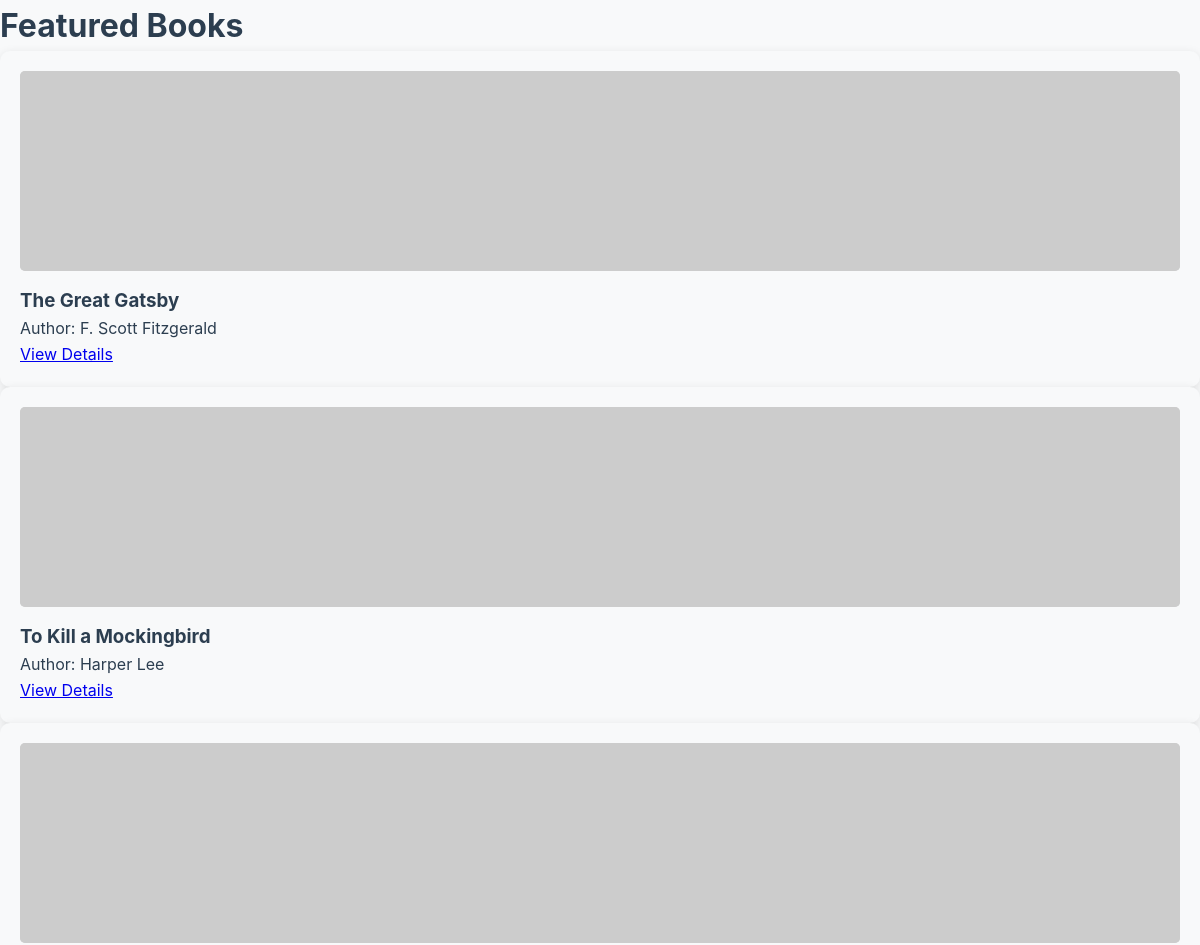
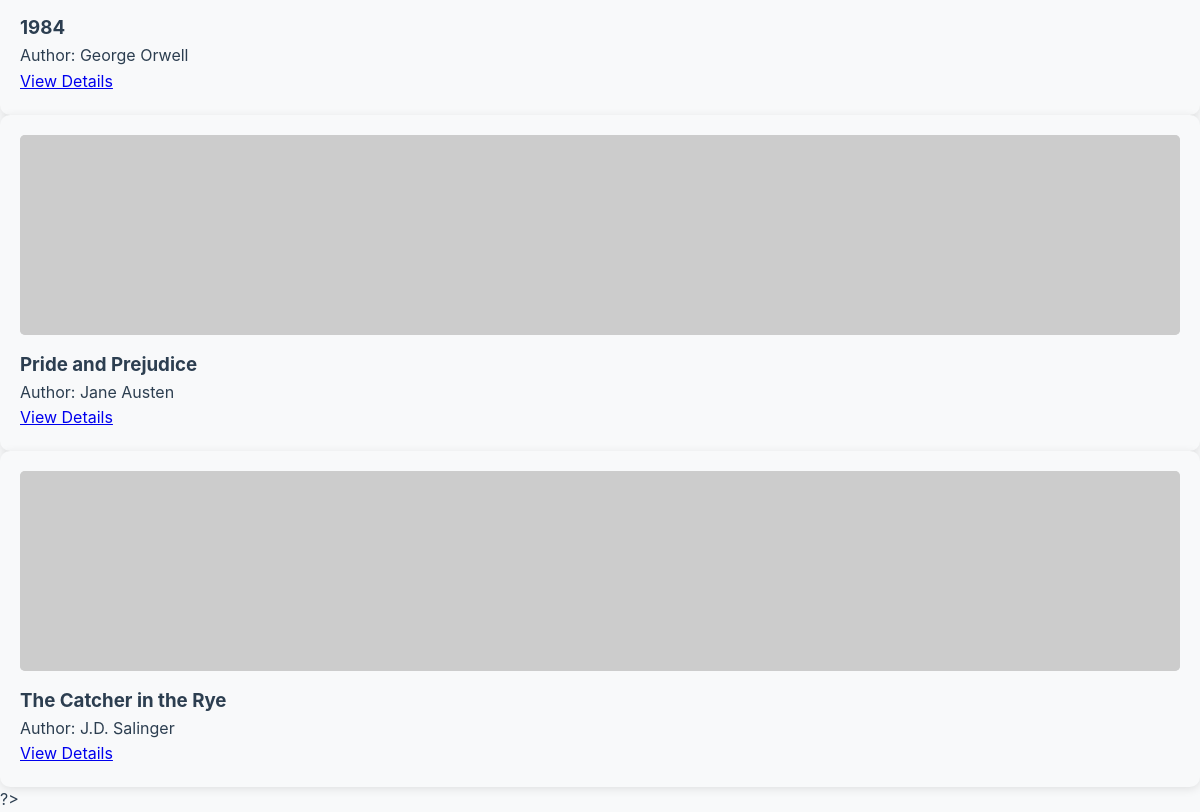
The page / on the database its author committed (2 pictures, top to bottom).
### tables this page shows
CREATE TABLE IF NOT EXISTS books (
    id INT(11) AUTO_INCREMENT PRIMARY KEY,
    title VARCHAR(255) NOT NULL,
    author VARCHAR(255) NOT NULL,
    price DECIMAL(10,2) NOT NULL,
    description TEXT,
    image_url VARCHAR(255),
    created_at TIMESTAMP DEFAULT CURRENT_TIMESTAMP
);

### index.php (the view, shortened to what this page needs)
<!DOCTYPE html>
<html lang="en">
<head>
    <link rel="stylesheet" href="css/styles.css">
</head>
<body>
    <header>
        <h1>Featured Books</h1>
    </header>
    <main>
        <div class="book-container">
            <?php
            include 'assets/db.php';
            $sql = "SELECT * FROM books";
            $result = $conn->query($sql);
            if ($result->num_rows > 0) {
                while($row = $result->fetch_assoc()) {
                    echo '<div class="book-card">';
                    echo '<img src="' . $row["image_url"] . '" alt="' . $row["title"] . '" class="book-image">';
                    echo '<h3>' . $row["title"] . '</h3>';
                    echo '<p>Author: ' . $row["author"] . '</p>';
                    echo '<a href="#" class="button">View Details</a>';
                    echo '</div>';
                }
            } else {
                echo "0 results";
            }
            ?>
        </div>
    </main>
</body>
</html>

### css/styles.css (style rules this page uses)
:root { --primary-color: #2c3e50; --primary-dark: #1a252f; --secondary-color: #95a5a6; --accent-color: #e74c3c; --text-color: #2c3e50; --light-text-color: #ecf0f1; --background-color: #f8f9fa; --white-color: #ffffff; --border-color: #bdc3c7; --shadow-light: rgba(0, 0, 0, 0.1); --shadow-medium: rgba(0, 0, 0, 0.2); --font-family-base: 'Inter', sans-serif; --font-family-heading: 'Merriweather', serif; }
* { margin: 0; padding: 0; box-sizing: border-box; }
body { font-family: var(--font-family-base); color: var(--text-color); background-color: var(--background-color); line-height: 1.6; }
.book-card { background-color: var(--background-color); border-radius: 10px; padding: 20px; box-shadow: 0 2px 10px var(--shadow-light); transition: transform 0.3s ease; }
.book-image { width: 100%; height: 200px; background-color: #ddd; border-radius: 5px; margin-bottom: 15px; display: flex; align-items: center; justify-content: center; color: var(--secondary-color); }

### rows shown on the page
books: title "The Great Gatsby", author "F. Scott Fitzgerald"
books: title "To Kill a Mockingbird", author "Harper Lee"
books: title "1984", author "George Orwell"
books: title "Pride and Prejudice", author "Jane Austen"
books: title "The Catcher in the Rye", author "J.D. Salinger"
